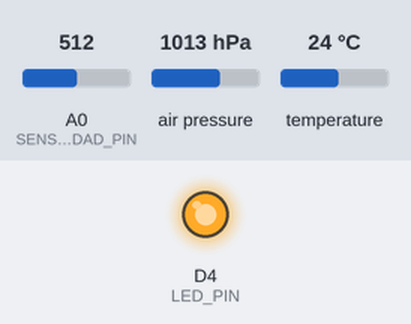
A sketch run on a simulated ESP8266 (Wemos D1 mini). Shown: output pins drawn as LEDs (lit = HIGH). Dashed ring = blinking. Inputs (shaded band) come from the test bench; at power-on: air pressure 1013 hPa, A0 (SENSOR_HUMEDAD_PIN) = 512, temperature 24 °C. WiFi joins after 1.5 s; servers stay silent unless stated; uploads are accepted with an empty reply; what the sketch prints to the serial monitor is not drawn.

Above: at 0.1 s.
At 5.7 s:
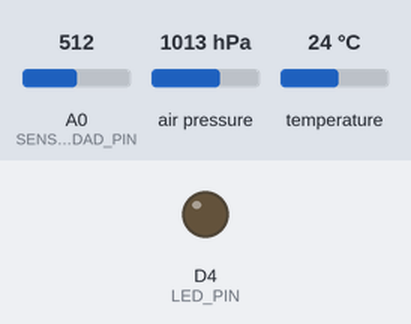
5.8 s: air pressure set to 952 hPa
At 10.49 s:
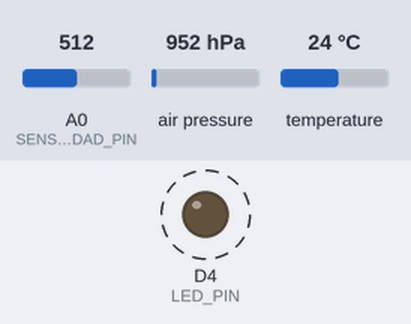
11.9 s: A0 (SENSOR_HUMEDAD_PIN) set to 716
22.7 s: temperature set to 12 °C
33.6 s: A0 (SENSOR_HUMEDAD_PIN) set to 306
Timing chart, 0 to 45.0 s (numbered marks = the images above; inputs shaded):
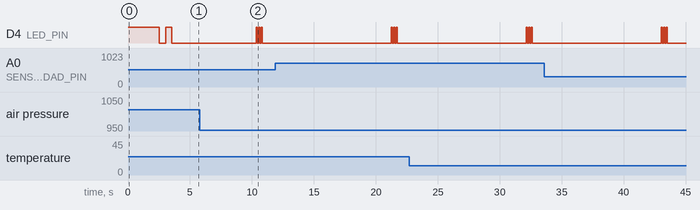

The sketch:

wemos_plantcare.ino
```cpp
#include <ESP8266WiFi.h>
#include <ESP8266HTTPClient.h>
#include <WiFiClient.h>
#include <Adafruit_BMP085.h>
#include <Wire.h>

// ==================== CONFIGURACIÓN USUARIO ====================
// WiFi
const char WIFI_SSID[] PROGMEM = "CPM";
const char WIFI_PASSWORD[] PROGMEM = "EPDPM2025";

// API - ACTUALIZA CON LA IP DE TU SERVIDOR PYTHON
// Puerto 5001 para server.py (FastAPI usa 5000)
const char SERVER_URL[] PROGMEM = "http://192.168.103.209:5001/sensor-humedad-suelo";  // ⚠️ ENDPOINT CORRECTO

// Código del dispositivo (para integración futura con PlantCare)
const char DEVICE_CODE[] PROGMEM = "KWZ-1401";

// Intervalo de lecturas (en milisegundos)
const unsigned long INTERVALO_LECTURA = 10000; // 10 segundos
// ===============================================================

// Pines
const int SENSOR_HUMEDAD_PIN = A0;
const int LED_PIN = 2;

// Objeto BMP180
Adafruit_BMP085 bmp;

// Variables optimizadas
bool wifiConectado = false;
bool bmpConectado = false;
unsigned long ultimaLectura = 0;
uint16_t contadorLecturas = 0;

// Buffer para JSON
char jsonBuffer[256];

// Estructura para almacenar datos
struct DatosSensores {
  float humedad;           // Humedad del suelo (obligatorio)
  float temperatura;       // Temperatura BMP180 (opcional)
  float presion;           // Presión atmosférica BMP180 (opcional)
  float altitud;           // Altitud BMP180 (opcional)
};

void setup() {
  Serial.begin(115200);
  pinMode(LED_PIN, OUTPUT);
  digitalWrite(LED_PIN, HIGH);

  delay(2000);

  Serial.println(F("\n============================================================"));
  Serial.println(F("🌱 MONITOR AMBIENTAL - ESP8266 + SERVIDOR PYTHON"));
  Serial.println(F("💧 Sensores: Humedad del Suelo + BMP180"));
  Serial.print(F("📡 Servidor Python: "));
  Serial.println(FPSTR(SERVER_URL));
  Serial.println(F("============================================================"));

  // Inicializar I2C para BMP180
  Wire.begin();

  // Inicializar BMP180
  inicializarBMP180();

  // Conectar WiFi
  conectarWiFi();

  Serial.println(F("============================================================"));
  Serial.print(F("🚀 SISTEMA INICIADO - Leyendo cada "));
  Serial.print(INTERVALO_LECTURA/1000);
  Serial.println(F(" segundos"));
  Serial.println(F("============================================================"));

  delay(1000);
}

void loop() {
  if (millis() - ultimaLectura >= INTERVALO_LECTURA) {
    contadorLecturas++;

    Serial.print(F("\n📊 === LECTURA #"));
    Serial.print(contadorLecturas);
    Serial.println(F(" ==="));
    Serial.print(F("🕒 "));
    Serial.print(millis()/1000);
    Serial.println(F("s desde el inicio"));

    // Estructura para almacenar todos los datos
    DatosSensores datos;

    // Leer todos los sensores
    datos.humedad = leerHumedadSuelo();
    leerDatosBMP180(datos);

    // Mostrar resumen completo
    mostrarResumen(datos);

    // Enviar datos a la API
    if (verificarWiFi()) {
      enviarDatosAPI(datos);
    }

    ultimaLectura = millis();
  }

  delay(100);
}

ICACHE_FLASH_ATTR void inicializarBMP180() {
  Serial.println(F("\n🌡️ Inicializando sensor BMP180..."));

  if (bmp.begin()) {
    bmpConectado = true;
    Serial.println(F("✅ BMP180 inicializado correctamente"));
    Serial.println(F("📊 Sensores disponibles: Temperatura, Presión, Altitud"));
  } else {
    bmpConectado = false;
    Serial.println(F("❌ Error: No se pudo inicializar BMP180"));
    Serial.println(F("💡 Verifica las conexiones I2C:"));
    Serial.println(F("   - VCC -> 3.3V"));
    Serial.println(F("   - GND -> GND"));
    Serial.println(F("   - SDA -> D2 (GPIO4)"));
    Serial.println(F("   - SCL -> D1 (GPIO5)"));
  }
}

void leerDatosBMP180(DatosSensores &datos) {
  if (!bmpConectado) {
    Serial.println(F("\n⚠️ BMP180 no disponible"));
    datos.temperatura = 0;
    datos.presion = 0;
    datos.altitud = 0;
    return;
  }

  Serial.println(F("\n🌡️ === SENSOR BMP180 ==="));

  // Leer temperatura
  datos.temperatura = bmp.readTemperature();
  Serial.print(F("🌡️ Temperatura: "));
  Serial.print(datos.temperatura, 1);
  Serial.println(F("°C"));
  mostrarEstadoTemperatura(datos.temperatura);

  // Leer presión
  datos.presion = bmp.readPressure() / 100.0F;  // Convertir a hPa
  Serial.print(F("🔽 Presión: "));
  Serial.print(datos.presion, 2);
  Serial.println(F(" hPa"));
  mostrarEstadoPresion(datos.presion);

  // Calcular altitud
  datos.altitud = bmp.readAltitude();
  Serial.print(F("🏔️ Altitud: "));
  Serial.print(datos.altitud, 1);
  Serial.println(F(" metros"));
}

ICACHE_FLASH_ATTR void mostrarEstadoTemperatura(float temperatura) {
  Serial.print(F("🎯 Estado térmico: "));
  if (temperatura < 10) {
    Serial.println(F("🟦 MUY FRÍO"));
  } else if (temperatura < 18) {
    Serial.println(F("🟨 FRESCO"));
  } else if (temperatura < 25) {
    Serial.println(F("🟩 AGRADABLE"));
  } else if (temperatura < 30) {
    Serial.println(F("🟨 CÁLIDO"));
  } else {
    Serial.println(F("🟥 MUY CALIENTE"));
  }
}

ICACHE_FLASH_ATTR void mostrarEstadoPresion(float presion) {
  Serial.print(F("🎯 Estado presión: "));
  if (presion < 1000) {
    Serial.println(F("🔻 BAJA"));
  } else if (presion < 1020) {
    Serial.println(F("🟩 NORMAL"));
  } else {
    Serial.println(F("🔺 ALTA"));
  }
}

ICACHE_FLASH_ATTR void conectarWiFi() {
  Serial.println(F("\n🔗 Conectando a WiFi..."));
  Serial.print(F("📶 SSID: "));
  Serial.println(FPSTR(WIFI_SSID));

  WiFi.begin(FPSTR(WIFI_SSID), FPSTR(WIFI_PASSWORD));
  Serial.print(F("🔄 Conectando"));

  uint8_t intentos = 0;
  while (WiFi.status() != WL_CONNECTED && intentos < 20) {
    delay(500);
    Serial.print(F("."));
    digitalWrite(LED_PIN, !digitalRead(LED_PIN));
    intentos++;
  }

  if (WiFi.status() == WL_CONNECTED) {
    wifiConectado = true;
    digitalWrite(LED_PIN, LOW);
    Serial.println(F(" ✅"));
    Serial.println(F("🌐 ¡CONECTADO AL WiFi!"));
    Serial.print(F("📍 IP asignada: "));
    Serial.println(WiFi.localIP());
    Serial.print(F("📶 Señal WiFi: "));
    Serial.print(WiFi.RSSI());
    Serial.println(F(" dBm"));
  } else {
    wifiConectado = false;
    digitalWrite(LED_PIN, HIGH);
    Serial.println(F(" ❌"));
    Serial.println(F("⚠️ SIN CONEXIÓN WiFi - Solo modo monitor"));
  }
}

float leerHumedadSuelo() {
  int humedadRaw = analogRead(SENSOR_HUMEDAD_PIN);
  float humedadPorcentaje = map(humedadRaw, 1024, 0, 0, 100);
  humedadPorcentaje = constrain(humedadPorcentaje, 0, 100);

  Serial.println(F("\n💧 === SENSOR DE HUMEDAD DEL SUELO ==="));
  Serial.print(F("📈 Valor RAW: "));
  Serial.print(humedadRaw);
  Serial.println(F(" (0-1024)"));
  Serial.print(F("💦 Humedad: "));
  Serial.print(humedadPorcentaje, 1);
  Serial.println(F("%"));

  mostrarEstadoHumedad(humedadPorcentaje);

  return humedadPorcentaje;
}

ICACHE_FLASH_ATTR void mostrarEstadoHumedad(float humedad) {
  Serial.print(F("🎯 Estado: "));
  if (humedad < 30) {
    Serial.println(F("🟥 MUY SECO - ¡NECESITA RIEGO!"));
  } else if (humedad < 50) {
    Serial.println(F("🟨 SECO - Considera regar pronto"));
  } else if (humedad < 70) {
    Serial.println(F("🟩 ÓPTIMO - Nivel perfecto"));
  } else {
    Serial.println(F("🟦 HÚMEDO - No necesita riego"));
  }
}

bool verificarWiFi() {
  if (wifiConectado && WiFi.status() == WL_CONNECTED) {
    return true;
  } else if (!wifiConectado) {
    Serial.println(F("⚠️ WiFi no conectado inicialmente"));
    return false;
  } else {
    Serial.println(F("❌ WiFi desconectado, reconectando..."));
    WiFi.begin(FPSTR(WIFI_SSID), FPSTR(WIFI_PASSWORD));
    digitalWrite(LED_PIN, HIGH);

    delay(2000);
    if (WiFi.status() == WL_CONNECTED) {
      Serial.println(F("✅ WiFi reconectado!"));
      wifiConectado = true;
      digitalWrite(LED_PIN, LOW);
      return true;
    }
    return false;
  }
}

// ⭐ FUNCIÓN PRINCIPAL - ENVIAR DATOS AL SERVIDOR PYTHON
ICACHE_FLASH_ATTR void enviarDatosAPI(DatosSensores datos) {
  Serial.println(F("\n📡 === ENVIANDO DATOS AL SERVIDOR PYTHON ==="));

  WiFiClient client;
  HTTPClient http;

  http.begin(client, FPSTR(SERVER_URL));
  http.addHeader(F("Content-Type"), F("application/json"));
  http.setTimeout(5000);

  // Crear JSON según el formato esperado por el servidor Python
  // El servidor espera: humedad (obligatorio), temperatura, presion, altitud (opcionales)

  if (bmpConectado && datos.temperatura > 0) {
    // Con todos los datos del BMP180
    snprintf_P(jsonBuffer, sizeof(jsonBuffer),
      PSTR("{"
        "\"humedad\":%.2f,"
        "\"temperatura\":%.1f,"
        "\"presion\":%.2f,"
        "\"altitud\":%.1f"
      "}"),
      datos.humedad,
      datos.temperatura,
      datos.presion,
      datos.altitud
    );
  } else {
    // Solo humedad del suelo
    snprintf_P(jsonBuffer, sizeof(jsonBuffer),
      PSTR("{"
        "\"humedad\":%.2f"
      "}"),
      datos.humedad
    );
  }

  Serial.println(F("📤 JSON a enviar:"));
  Serial.println(jsonBuffer);
  Serial.print(F("🌐 Enviando a: "));
  Serial.println(FPSTR(SERVER_URL));

  int httpResponseCode = http.POST(jsonBuffer);

  if (httpResponseCode > 0) {
    String response = http.getString();
    Serial.println(F("✅ ¡DATOS ENVIADOS EXITOSAMENTE!"));
    Serial.print(F("📊 HTTP Status Code: "));
    Serial.println(httpResponseCode);
    Serial.println(F("💬 Respuesta del servidor:"));
    Serial.println(response);

    if (httpResponseCode == 201) {
      Serial.println(F("✨ Estado: Datos guardados en MySQL correctamente"));
    }

    // Parpadear LED para confirmar envío exitoso
    for(uint8_t i = 0; i < 3; i++) {
      digitalWrite(LED_PIN, HIGH);
      delay(100);
      digitalWrite(LED_PIN, LOW);
      delay(100);
    }

  } else {
    Serial.println(F("❌ ERROR AL ENVIAR DATOS!"));
    Serial.print(F("🔴 HTTP Error Code: "));
    Serial.println(httpResponseCode);

    Serial.println(F("\n💡 Diagnóstico de errores:"));
    if (httpResponseCode == -1) {
      Serial.println(F("   ⚠️ Error de conexión - Verifica que el servidor Python esté corriendo"));
    } else if (httpResponseCode == 404) {
      Serial.println(F("   🔍 Error 404: Endpoint no encontrado"));
      Serial.println(F("   📝 Verifica que el endpoint sea /sensor-humedad-suelo"));
    } else if (httpResponseCode == 400) {
      Serial.println(F("   📝 Error 400: Datos inválidos"));
      Serial.println(F("   🔍 Verifica el formato JSON"));
    } else if (httpResponseCode == 500) {
      Serial.println(F("   💥 Error 500: Error en el servidor"));
      Serial.println(F("   🔍 Revisa que MySQL esté conectado"));
    }

    Serial.println(F("\n🔧 Verifica:"));
    Serial.print(F("   1. Servidor Python corriendo en: "));
    Serial.println(FPSTR(SERVER_URL));
    Serial.println(F("   2. MySQL conectado y base de datos creada"));
    Serial.println(F("   3. Firewall permite puerto 5000"));

    digitalWrite(LED_PIN, HIGH);
    delay(500);
    digitalWrite(LED_PIN, LOW);
  }

  http.end();
}

ICACHE_FLASH_ATTR void mostrarResumen(DatosSensores datos) {
  Serial.print(F("\n📋 === RESUMEN LECTURA #"));
  Serial.print(contadorLecturas);
  Serial.println(F(" ==="));

  Serial.println(F("\n🔸 DATOS A ENVIAR:"));
  Serial.print(F("   💧 Humedad suelo: "));
  Serial.print(datos.humedad, 2);
  Serial.print(F("% "));
  if (datos.humedad < 30) Serial.println(F("🟥"));
  else if (datos.humedad < 50) Serial.println(F("🟨"));
  else if (datos.humedad < 70) Serial.println(F("🟩"));
  else Serial.println(F("🟦"));

  if (bmpConectado && datos.temperatura > 0) {
    Serial.print(F("   🌡️ Temperatura: "));
    Serial.print(datos.temperatura, 1);
    Serial.println(F("°C"));

    Serial.print(F("   🔽 Presión: "));
    Serial.print(datos.presion, 2);
    Serial.println(F(" hPa"));

    Serial.print(F("   🏔️ Altitud: "));
    Serial.print(datos.altitud, 1);
    Serial.println(F(" m"));
  } else {
    Serial.println(F("   🌡️ BMP180: No disponible"));
  }

  Serial.println(F("\n🔌 Estado de conexiones:"));
  Serial.print(F("   📡 WiFi: "));
  Serial.println(WiFi.status() == WL_CONNECTED ? F("✅ Conectado") : F("❌ Desconectado"));
  Serial.print(F("   🌡️ BMP180: "));
  Serial.println(bmpConectado ? F("✅ Conectado") : F("❌ Desconectado"));

  Serial.println(F("============================================================"));
  Serial.print(F("⏳ Esperando "));
  Serial.print(INTERVALO_LECTURA/1000);
  Serial.println(F(" segundos para la próxima lectura..."));
  Serial.println(F("============================================================"));
}
```
